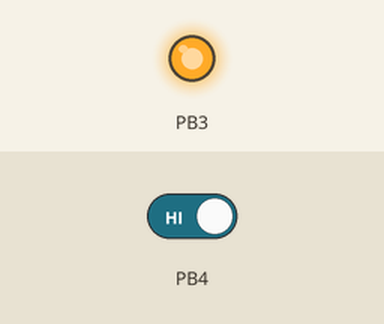
A program run on a simulated ATtiny85, built with avr-gcc and emulated at 1 MHz. Parts: output pins drawn as LEDs (lit = HIGH). The inputs (shaded band) are chosen by the test bench; at power-on: PB4 HIGH.

Above: at 1.2 s.
1.3 s: PB4 driven LOW
At 1.7 s:
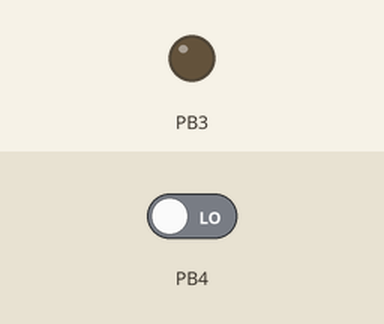
2.8 s: PB4 driven HIGH
At 4.0 s:
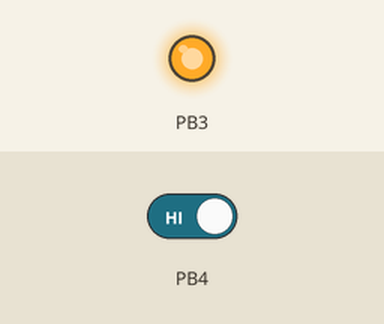
Timing chart, 0 to 5.8 s (numbered marks = the images above; inputs shaded):
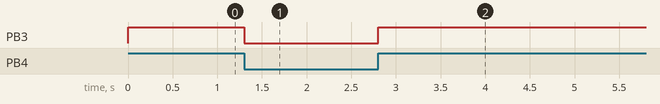

The program:

main.cpp
```cpp
/*
 * Michelsen_Assignment2-1.4.cpp
 *
 * Created: 9/10/2018 1:11:39 PM
 * Author : Brandon Michelsen
 */

#define F_CPU 1000000UL // 1 MHz

#define LED		0b00001000 // LED pin
#define SWITCH	0b00010000 // Switch pin

#include <avr/io.h>
#include <util/delay.h>

int main(void)
{
	// Setup inputs and outputs
	DDRB |= LED; // Set LED pin as output
	DDRB &= ~SWITCH; // Set switch pin as input

    // Run infinitely
    while (1)
    {
		// Read an input
		if ((PINB & SWITCH) == 0)
		{
			// If the switch is low, turn off LED
			PORTB &= ~LED;
		}
		else {
			// Otherwise, turn on the LED
			PORTB |= LED;
		}
    }

	return 0;
}
```

Measured:
- after the input at 1.3 s, PB3: HIGH → LOW at once
- after the input at 2.8 s, PB3: LOW → HIGH at once
